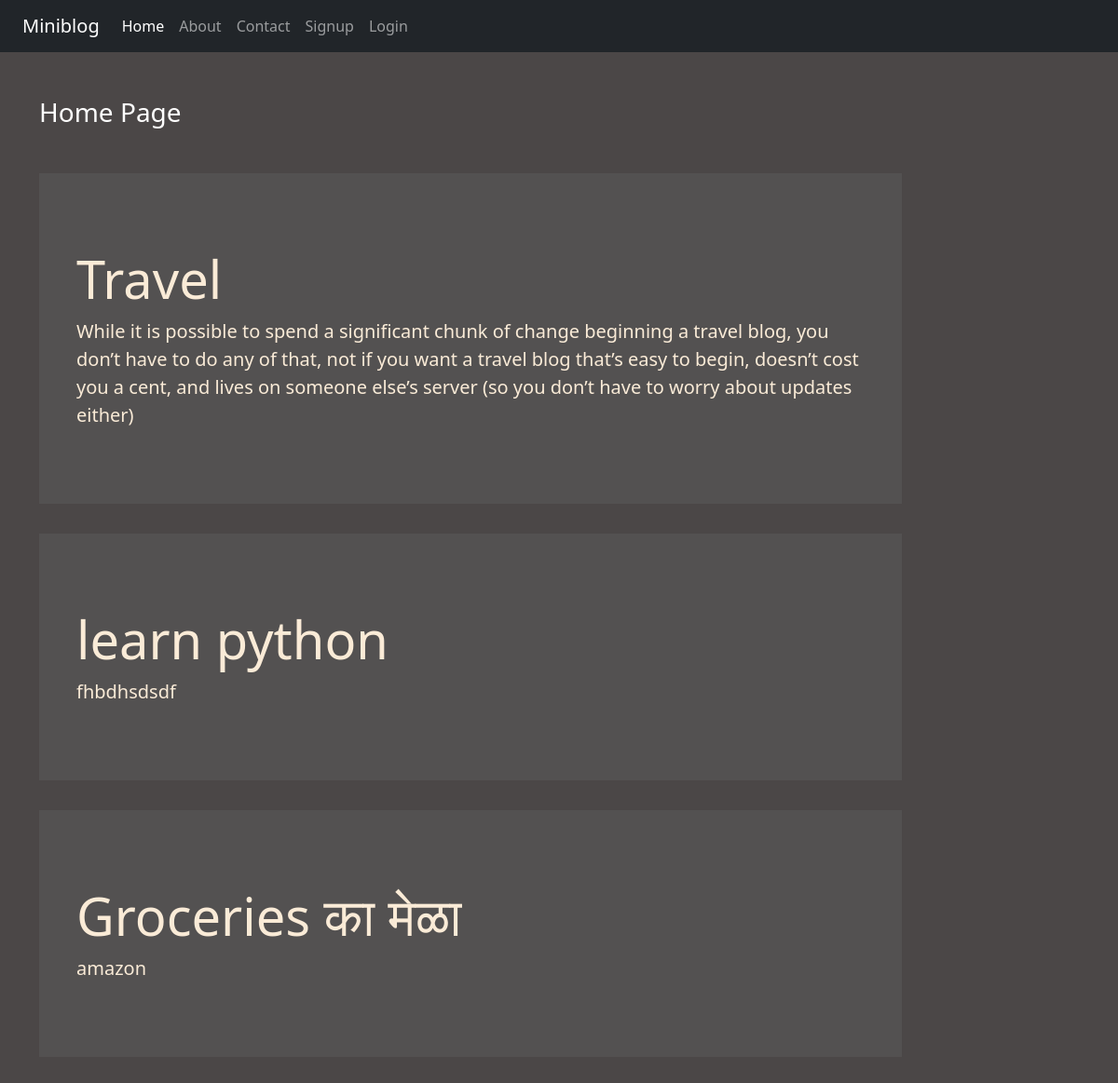
The page / on the database its author committed.
### blog/models.py (models this page shows, shortened)
class Post(models.Model):
    title=models.CharField(max_length=70)
    decription=models.TextField()

### blog/views.py (the view)
# urls.py: path('',views.home,name='home'),
def home(request):
    posts=Post.objects.all()
    return render(request,'blog/home.html',{'posts':posts})

### blog/templates/blog/home.html
{% extends 'blog/base.html' %}
{% load static %}
{% block content %}
<div class="col-sm-10">
    <h3 class="text-white my-5">Home Page</h3>
    {% for post in posts %}
    <div class=" jumbotron jumbotron-fluid jumbo-color">
  <div class="container  my-5">
    <h1 class="display-4 font-weight-bold">{{post.title}}</h1>
    <p class="lead">{{post.decription}}</p>
   </div>
  </div>
    {% endfor %}
</div>
{% endblock content %}

### blog/static/blog/css/style.css (style rules this page uses)
body { background-color:rgb(75,71,71); color:antiquewhite; }
.jumbo-color { background-color:rgb(83,81,81); }
.jumbotron-fluid { padding-right: 0; padding-left: 0; border-radius: 0; }
.jumbotron { padding: 2rem 1rem; margin-bottom: 2rem; }

### rows shown on the page
Post: title "Travel", decription "While it is possible to spend a significant chunk of change beginning a travel blog, you don’t have to do any of that, not if you want a travel blog that’s easy to begin, doesn’t cost you a cent, and lives on someone else’s server (so you don’t have to worry about updates either)"
Post: title "learn python", decription "fhbdhsdsdf"
Post: title "Groceries का मेळा", decription "amazon"
